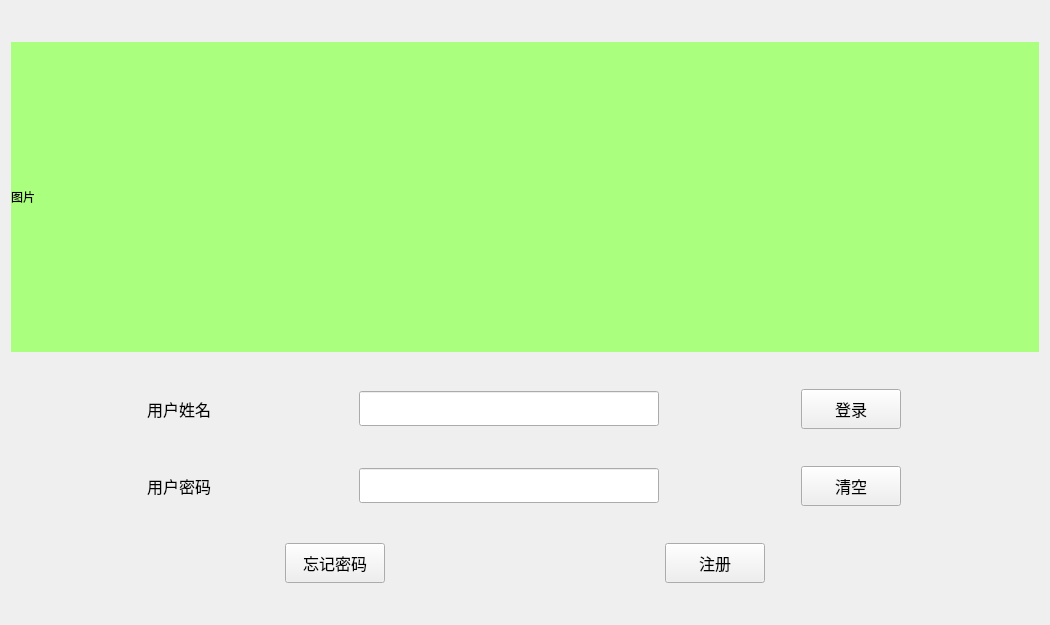
<?xml version="1.0" encoding="UTF-8"?>
<ui version="4.0">
 <class>CenterBar</class>
 <widget class="QWidget" name="CenterBar">
  <property name="geometry">
   <rect>
    <x>0</x>
    <y>0</y>
    <width>1050</width>
    <height>625</height>
   </rect>
  </property>
  <property name="windowTitle">
   <string>Form</string>
  </property>
  <layout class="QGridLayout" name="gridLayout">
   <item row="0" column="0">
    <layout class="QVBoxLayout" name="verticalLayout" stretch="1,10,1,3,1,3,1,3,1">
     <item>
      <spacer name="verticalSpacer_5">
       <property name="orientation">
        <enum>Qt::Vertical</enum>
       </property>
       <property name="sizeHint" stdset="0">
        <size>
         <width>20</width>
         <height>40</height>
        </size>
       </property>
      </spacer>
     </item>
     <item>
      <widget class="QLabel" name="label">
       <property name="styleSheet">
        <string notr="true">background-color: rgb(170, 255, 127);</string>
       </property>
       <property name="text">
        <string>图片</string>
       </property>
      </widget>
     </item>
     <item>
      <spacer name="verticalSpacer_3">
       <property name="orientation">
        <enum>Qt::Vertical</enum>
       </property>
       <property name="sizeHint" stdset="0">
        <size>
         <width>20</width>
         <height>40</height>
        </size>
       </property>
      </spacer>
     </item>
     <item>
      <layout class="QHBoxLayout" name="horizontalLayout">
       <item>
        <widget class="QLabel" name="label_nochange1">
         <property name="minimumSize">
          <size>
           <width>70</width>
           <height>40</height>
          </size>
         </property>
         <property name="maximumSize">
          <size>
           <width>70</width>
           <height>40</height>
          </size>
         </property>
         <property name="sizeIncrement">
          <size>
           <width>100</width>
           <height>40</height>
          </size>
         </property>
         <property name="baseSize">
          <size>
           <width>100</width>
           <height>0</height>
          </size>
         </property>
         <property name="font">
          <font>
           <family>微软雅黑</family>
           <pointsize>12</pointsize>
          </font>
         </property>
         <property name="text">
          <string>用户姓名</string>
         </property>
        </widget>
       </item>
       <item>
        <widget class="QLineEdit" name="lineEdit_account">
         <property name="minimumSize">
          <size>
           <width>300</width>
           <height>35</height>
          </size>
         </property>
         <property name="maximumSize">
          <size>
           <width>300</width>
           <height>35</height>
          </size>
         </property>
        </widget>
       </item>
       <item>
        <widget class="QPushButton" name="pushButton_login">
         <property name="minimumSize">
          <size>
           <width>100</width>
           <height>40</height>
          </size>
         </property>
         <property name="maximumSize">
          <size>
           <width>100</width>
           <height>40</height>
          </size>
         </property>
         <property name="font">
          <font>
           <family>微软雅黑</family>
           <pointsize>12</pointsize>
          </font>
         </property>
         <property name="text">
          <string>登录</string>
         </property>
        </widget>
       </item>
      </layout>
     </item>
     <item>
      <spacer name="verticalSpacer">
       <property name="orientation">
        <enum>Qt::Vertical</enum>
       </property>
       <property name="sizeHint" stdset="0">
        <size>
         <width>20</width>
         <height>109</height>
        </size>
       </property>
      </spacer>
     </item>
     <item>
      <layout class="QHBoxLayout" name="horizontalLayout_2">
       <item>
        <widget class="QLabel" name="label_nochange2">
         <property name="minimumSize">
          <size>
           <width>70</width>
           <height>40</height>
          </size>
         </property>
         <property name="maximumSize">
          <size>
           <width>70</width>
           <height>40</height>
          </size>
         </property>
         <property name="sizeIncrement">
          <size>
           <width>100</width>
           <height>40</height>
          </size>
         </property>
         <property name="baseSize">
          <size>
           <width>100</width>
           <height>0</height>
          </size>
         </property>
         <property name="font">
          <font>
           <family>微软雅黑</family>
           <pointsize>12</pointsize>
          </font>
         </property>
         <property name="text">
          <string>用户密码</string>
         </property>
        </widget>
       </item>
       <item>
        <widget class="QLineEdit" name="lineEdit_password">
         <property name="minimumSize">
          <size>
           <width>300</width>
           <height>35</height>
          </size>
         </property>
         <property name="maximumSize">
          <size>
           <width>300</width>
           <height>35</height>
          </size>
         </property>
        </widget>
       </item>
       <item>
        <widget class="QPushButton" name="pushButton_clear">
         <property name="minimumSize">
          <size>
           <width>100</width>
           <height>40</height>
          </size>
         </property>
         <property name="maximumSize">
          <size>
           <width>100</width>
           <height>40</height>
          </size>
         </property>
         <property name="font">
          <font>
           <family>微软雅黑</family>
           <pointsize>12</pointsize>
          </font>
         </property>
         <property name="text">
          <string>清空</string>
         </property>
        </widget>
       </item>
      </layout>
     </item>
     <item>
      <spacer name="verticalSpacer_2">
       <property name="orientation">
        <enum>Qt::Vertical</enum>
       </property>
       <property name="sizeHint" stdset="0">
        <size>
         <width>20</width>
         <height>108</height>
        </size>
       </property>
      </spacer>
     </item>
     <item>
      <layout class="QHBoxLayout" name="horizontalLayout_3">
       <item>
        <spacer name="horizontalSpacer_2">
         <property name="orientation">
          <enum>Qt::Horizontal</enum>
         </property>
         <property name="sizeHint" stdset="0">
          <size>
           <width>40</width>
           <height>20</height>
          </size>
         </property>
        </spacer>
       </item>
       <item>
        <widget class="QPushButton" name="pushButton_forgetPassword">
         <property name="minimumSize">
          <size>
           <width>100</width>
           <height>40</height>
          </size>
         </property>
         <property name="maximumSize">
          <size>
           <width>100</width>
           <height>40</height>
          </size>
         </property>
         <property name="font">
          <font>
           <family>微软雅黑</family>
           <pointsize>12</pointsize>
          </font>
         </property>
         <property name="text">
          <string>忘记密码</string>
         </property>
        </widget>
       </item>
       <item>
        <spacer name="horizontalSpacer">
         <property name="orientation">
          <enum>Qt::Horizontal</enum>
         </property>
         <property name="sizeHint" stdset="0">
          <size>
           <width>40</width>
           <height>20</height>
          </size>
         </property>
        </spacer>
       </item>
       <item>
        <widget class="QPushButton" name="pushButton_register">
         <property name="minimumSize">
          <size>
           <width>100</width>
           <height>40</height>
          </size>
         </property>
         <property name="maximumSize">
          <size>
           <width>100</width>
           <height>40</height>
          </size>
         </property>
         <property name="font">
          <font>
           <family>微软雅黑</family>
           <pointsize>12</pointsize>
          </font>
         </property>
         <property name="text">
          <string>注册</string>
         </property>
        </widget>
       </item>
       <item>
        <spacer name="horizontalSpacer_3">
         <property name="orientation">
          <enum>Qt::Horizontal</enum>
         </property>
         <property name="sizeHint" stdset="0">
          <size>
           <width>40</width>
           <height>20</height>
          </size>
         </property>
        </spacer>
       </item>
      </layout>
     </item>
     <item>
      <spacer name="verticalSpacer_4">
       <property name="orientation">
        <enum>Qt::Vertical</enum>
       </property>
       <property name="sizeHint" stdset="0">
        <size>
         <width>20</width>
         <height>108</height>
        </size>
       </property>
      </spacer>
     </item>
    </layout>
   </item>
  </layout>
 </widget>
 <resources/>
 <connections/>
</ui>
